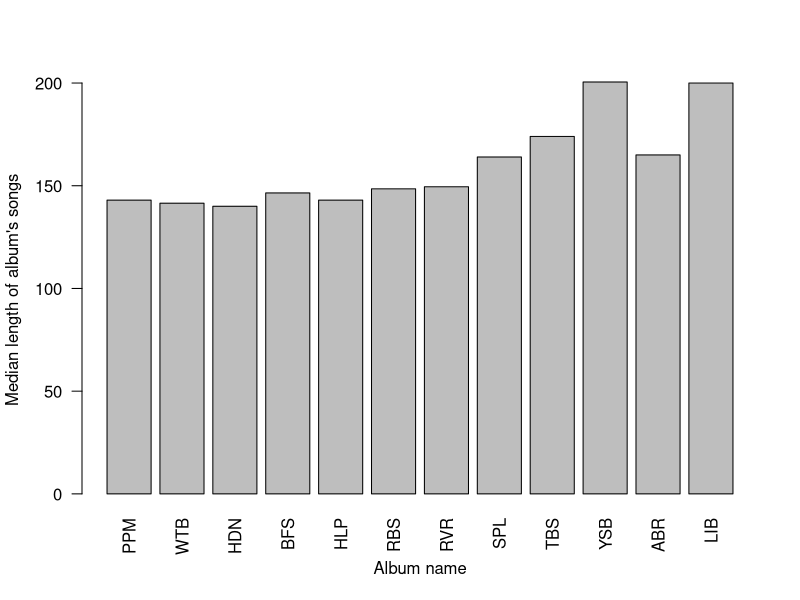
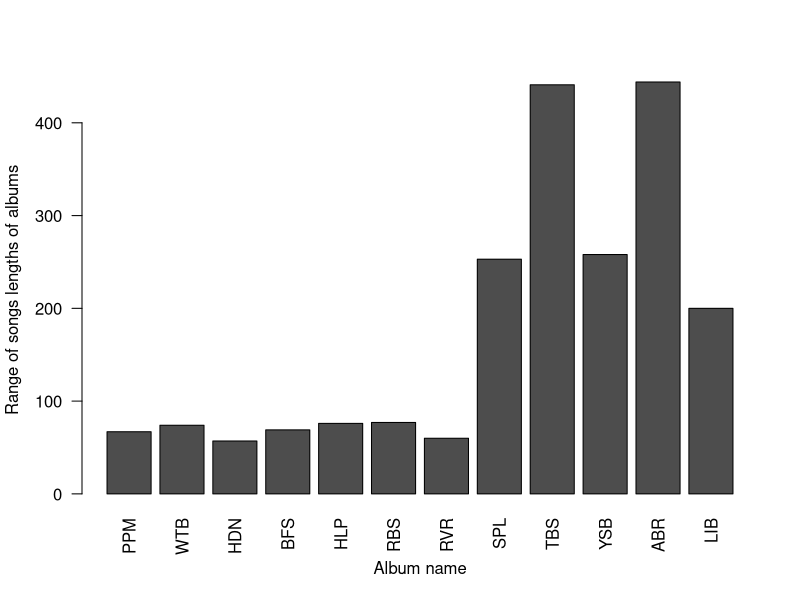
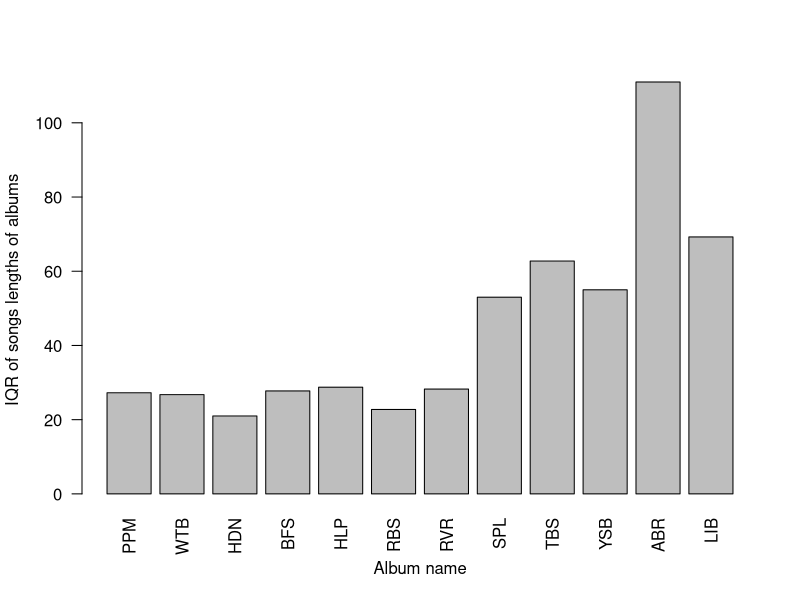
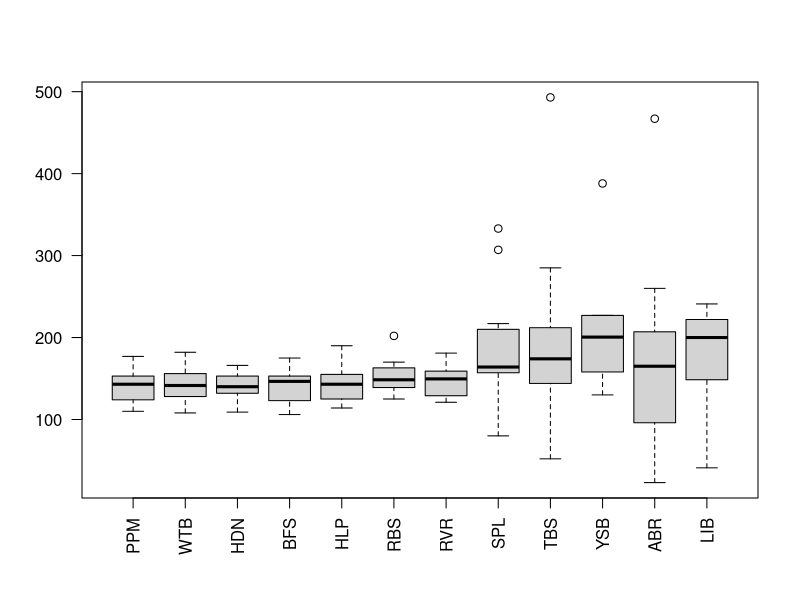

Write the R code that produced these figures, in order.
## ---- chunk 1
knitr::opts_chunk$set(echo = TRUE)
library(stats)
library(knitr)
library(dplyr)
library(kableExtra)
## ---- chunk 2
albums=read.csv("Beatles.csv",header= TRUE)
## ---- chunk 3
albums.median=apply(albums,2,median,na.rm=TRUE)
barplot(albums.median,xlab="Album name",ylab="Median length of album's songs",las=2)
## ---- chunk 4
albums.range=diff(apply(albums,2,range,na.rm=TRUE))
barplot(albums.range,xlab="Album name",ylab="Range of songs lengths of albums",las=2)
## ---- chunk 5
albums.quartile=apply(albums,2,quantile,na.rm=TRUE)
albums.quartile %>% 
  kable(digits=2,format="html") %>%
  kable_styling() %>%
  column_spec(1, bold=T,color='blue') %>%
  row_spec(0, bold=T,color='red')
## ---- chunk 6
albums.IQR=apply(albums,2,IQR,na.rm=TRUE)
barplot(albums.IQR,xlab="Album name",ylab="IQR of songs lengths of albums",las=2)
## ---- chunk 7
albums.LL=albums.quartile[2,]-1.5*albums.IQR
albums.UL=albums.quartile[4,]+1.5*albums.IQR
n=1:12
#Finding outliers below Lower Limit
sapply(n,function(n) min(albums[,n],na.rm = TRUE) < albums.LL[n])
#Finding outliers above Upper Limit
sapply(n,function(n) max(albums[,n],na.rm = TRUE) > albums.UL[n])
## ---- chunk 8
boxplot(albums,las = 2)
